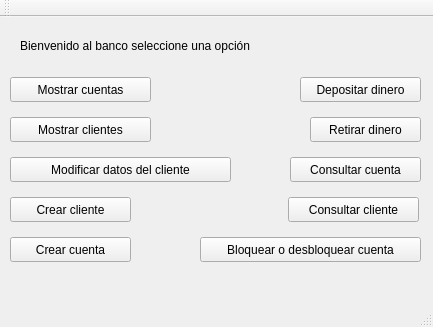
<?xml version="1.0" encoding="UTF-8"?>
<ui version="4.0">
 <class>BankOfficial</class>
 <widget class="QMainWindow" name="BankOfficial">
  <property name="geometry">
   <rect>
    <x>0</x>
    <y>0</y>
    <width>433</width>
    <height>327</height>
   </rect>
  </property>
  <property name="windowTitle">
   <string>BankOfficial</string>
  </property>
  <widget class="QWidget" name="centralWidget">
   <widget class="QLabel" name="label">
    <property name="geometry">
     <rect>
      <x>20</x>
      <y>20</y>
      <width>341</width>
      <height>17</height>
     </rect>
    </property>
    <property name="text">
     <string>Bienvenido al banco seleccione una opción</string>
    </property>
   </widget>
   <widget class="QPushButton" name="Mostrarcuentas">
    <property name="geometry">
     <rect>
      <x>10</x>
      <y>60</y>
      <width>141</width>
      <height>25</height>
     </rect>
    </property>
    <property name="text">
     <string>Mostrar cuentas</string>
    </property>
   </widget>
   <widget class="QPushButton" name="Mostrarclientes">
    <property name="geometry">
     <rect>
      <x>10</x>
      <y>100</y>
      <width>141</width>
      <height>25</height>
     </rect>
    </property>
    <property name="text">
     <string>Mostrar clientes</string>
    </property>
   </widget>
   <widget class="QPushButton" name="Modificardata">
    <property name="geometry">
     <rect>
      <x>10</x>
      <y>140</y>
      <width>221</width>
      <height>25</height>
     </rect>
    </property>
    <property name="text">
     <string>Modificar datos del cliente</string>
    </property>
   </widget>
   <widget class="QPushButton" name="Crearcliente">
    <property name="geometry">
     <rect>
      <x>10</x>
      <y>180</y>
      <width>121</width>
      <height>25</height>
     </rect>
    </property>
    <property name="text">
     <string>Crear cliente</string>
    </property>
   </widget>
   <widget class="QPushButton" name="Crearcuenta">
    <property name="geometry">
     <rect>
      <x>10</x>
      <y>220</y>
      <width>121</width>
      <height>25</height>
     </rect>
    </property>
    <property name="text">
     <string>Crear cuenta</string>
    </property>
   </widget>
   <widget class="QPushButton" name="deposit">
    <property name="geometry">
     <rect>
      <x>300</x>
      <y>60</y>
      <width>121</width>
      <height>25</height>
     </rect>
    </property>
    <property name="text">
     <string>Depositar dinero</string>
    </property>
   </widget>
   <widget class="QPushButton" name="withdrawal">
    <property name="geometry">
     <rect>
      <x>310</x>
      <y>100</y>
      <width>111</width>
      <height>25</height>
     </rect>
    </property>
    <property name="text">
     <string>Retirar dinero</string>
    </property>
   </widget>
   <widget class="QPushButton" name="Block_Unblock">
    <property name="geometry">
     <rect>
      <x>200</x>
      <y>220</y>
      <width>221</width>
      <height>25</height>
     </rect>
    </property>
    <property name="text">
     <string>Bloquear o desbloquear cuenta</string>
    </property>
   </widget>
   <widget class="QPushButton" name="Consulaccount">
    <property name="geometry">
     <rect>
      <x>290</x>
      <y>140</y>
      <width>131</width>
      <height>25</height>
     </rect>
    </property>
    <property name="text">
     <string>Consultar cuenta</string>
    </property>
   </widget>
   <widget class="QPushButton" name="Consultarclient">
    <property name="geometry">
     <rect>
      <x>288</x>
      <y>180</y>
      <width>131</width>
      <height>25</height>
     </rect>
    </property>
    <property name="text">
     <string>Consultar cliente</string>
    </property>
   </widget>
  </widget>
  <widget class="QToolBar" name="mainToolBar">
   <attribute name="toolBarArea">
    <enum>TopToolBarArea</enum>
   </attribute>
   <attribute name="toolBarBreak">
    <bool>false</bool>
   </attribute>
  </widget>
  <widget class="QStatusBar" name="statusBar"/>
  <widget class="QMenuBar" name="menuBar">
   <property name="geometry">
    <rect>
     <x>0</x>
     <y>0</y>
     <width>433</width>
     <height>22</height>
    </rect>
   </property>
  </widget>
 </widget>
 <layoutdefault spacing="6" margin="11"/>
 <resources/>
 <connections/>
</ui>
